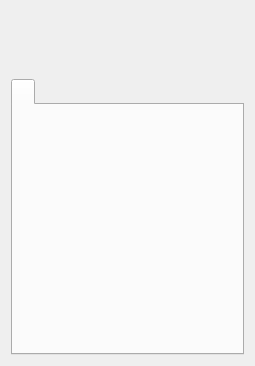
<?xml version="1.0" encoding="UTF-8"?>
<ui version="4.0">
 <class>UserPanels</class>
 <widget class="QWidget" name="UserPanels">
  <property name="geometry">
   <rect>
    <x>0</x>
    <y>0</y>
    <width>255</width>
    <height>366</height>
   </rect>
  </property>
  <property name="minimumSize">
   <size>
    <width>0</width>
    <height>0</height>
   </size>
  </property>
  <property name="maximumSize">
   <size>
    <width>16777215</width>
    <height>16777215</height>
   </size>
  </property>
  <property name="focusPolicy">
   <enum>Qt::ClickFocus</enum>
  </property>
  <property name="windowTitle">
   <string/>
  </property>
  <layout class="QVBoxLayout" name="verticalLayout_2">
   <property name="sizeConstraint">
    <enum>QLayout::SetDefaultConstraint</enum>
   </property>
   <item>
    <layout class="QVBoxLayout" name="verticalLayout_4" stretch="0,0">
     <property name="sizeConstraint">
      <enum>QLayout::SetDefaultConstraint</enum>
     </property>
     <property name="leftMargin">
      <number>0</number>
     </property>
     <property name="topMargin">
      <number>0</number>
     </property>
     <property name="bottomMargin">
      <number>0</number>
     </property>
     <item>
      <layout class="QHBoxLayout" name="horizontalLayout_3">
       <property name="sizeConstraint">
        <enum>QLayout::SetNoConstraint</enum>
       </property>
       <item>
        <spacer name="horizontalSpacer">
         <property name="orientation">
          <enum>Qt::Horizontal</enum>
         </property>
         <property name="sizeHint" stdset="0">
          <size>
           <width>40</width>
           <height>20</height>
          </size>
         </property>
        </spacer>
       </item>
       <item>
        <layout class="QGridLayout" name="gridLayout">
         <item row="2" column="1">
          <widget class="QLabel" name="user_public_username">
           <property name="minimumSize">
            <size>
             <width>10</width>
             <height>0</height>
            </size>
           </property>
           <property name="text">
            <string/>
           </property>
          </widget>
         </item>
         <item row="4" column="1">
          <widget class="QLabel" name="user_icon">
           <property name="text">
            <string/>
           </property>
          </widget>
         </item>
         <item row="1" column="1">
          <widget class="QPushButton" name="my_files_button">
           <property name="sizePolicy">
            <sizepolicy hsizetype="Fixed" vsizetype="Fixed">
             <horstretch>0</horstretch>
             <verstretch>0</verstretch>
            </sizepolicy>
           </property>
           <property name="text">
            <string/>
           </property>
           <property name="icon">
            <iconset resource="../resources/resources.qrc">
             <normaloff>:/icons/64/64/VaultGrey-64.png</normaloff>:/icons/64/64/VaultGrey-64.png</iconset>
           </property>
           <property name="iconSize">
            <size>
             <width>32</width>
             <height>32</height>
            </size>
           </property>
           <property name="flat">
            <bool>true</bool>
           </property>
          </widget>
         </item>
         <item row="1" column="0">
          <widget class="QPushButton" name="emailButton">
           <property name="text">
            <string/>
           </property>
           <property name="icon">
            <iconset resource="../resources/resources.qrc">
             <normaloff>:/icons/32/email</normaloff>:/icons/32/email</iconset>
           </property>
           <property name="iconSize">
            <size>
             <width>32</width>
             <height>32</height>
            </size>
           </property>
           <property name="flat">
            <bool>true</bool>
           </property>
          </widget>
         </item>
         <item row="2" column="0">
          <widget class="QLabel" name="lblEmails">
           <property name="text">
            <string/>
           </property>
          </widget>
         </item>
        </layout>
       </item>
      </layout>
     </item>
     <item>
      <widget class="QTabWidget" name="tabWidget_2">
       <property name="sizePolicy">
        <sizepolicy hsizetype="Preferred" vsizetype="Expanding">
         <horstretch>0</horstretch>
         <verstretch>0</verstretch>
        </sizepolicy>
       </property>
       <property name="focusPolicy">
        <enum>Qt::StrongFocus</enum>
       </property>
       <property name="statusTip">
        <string/>
       </property>
       <property name="currentIndex">
        <number>0</number>
       </property>
       <property name="iconSize">
        <size>
         <width>32</width>
         <height>32</height>
        </size>
       </property>
       <widget class="QWidget" name="tab_8">
        <attribute name="icon">
         <iconset resource="../resources/resources.qrc">
          <normaloff>:/icons/32/settings</normaloff>:/icons/32/settings</iconset>
        </attribute>
        <attribute name="title">
         <string/>
        </attribute>
       </widget>
      </widget>
     </item>
    </layout>
   </item>
  </layout>
 </widget>
 <resources>
  <include location="../resources/resources.qrc"/>
  <include location="../resources/resources.qrc"/>
  <include location="../resources/resources.qrc"/>
 </resources>
 <connections/>
</ui>
